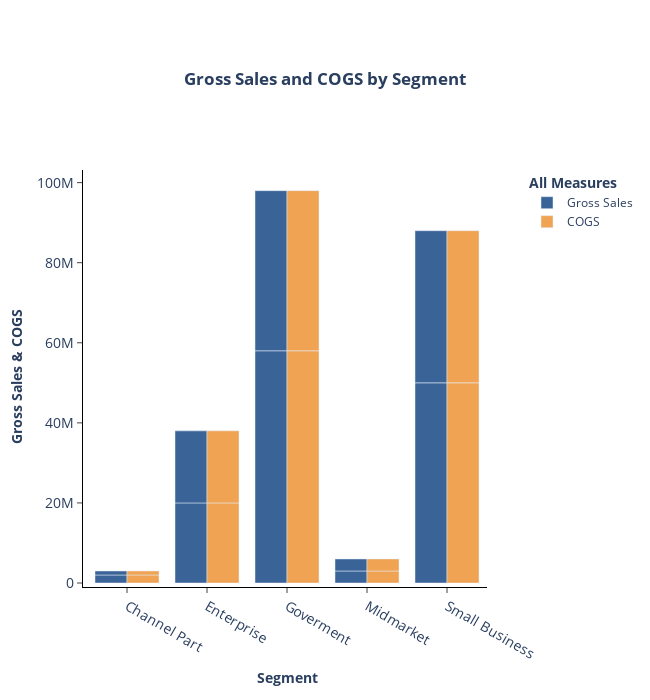

Source (notebook cell):
### Code cell
animals=['giraffes', 'orangutans', 'monkeys']

fig = go.Figure(data=[
    go.Bar(name='Gross Sales', x=df['Segment'], y=df['Gross_Sales_COGS'], marker_color='rgb(58,100,152)'),
    go.Bar(name='COGS', x=df['Segment'], y=df['Gross_Sales_COGS'],  marker_color='rgb(240,163,83)')
])
# Change the bar mode
fig.update_layout(
    title_text='<b>Gross Sales and COGS by Segment',
    title_x=0.5,
    xaxis=dict(
        title='<b>Segment',
        titlefont_size=14,
        tickfont_size=14,
        ticks='outside',
        showline=True,
        linewidth=1,
        linecolor='black'
    ),
    yaxis=dict(
        title='<b>Gross Sales & COGS',
        titlefont_size=14,
        tickfont_size=14,
        ticks='outside',
        showline=True,
        linewidth=1,
        linecolor='black'
    ),
    legend=dict(
        title="<b>All Measures",
        x=1.1,
        y=1,
        bgcolor='rgba(255, 255, 255, 0)',
        bordercolor='rgba(255, 255, 255, 0)'
    ),
    plot_bgcolor='rgba(0,0,0,0)',
    barmode = 'group',
    autosize=False,
    width=650,
    height=700,
    margin=dict(
        l=50,
        r=50,
        b=50,
        t=170,
        pad=4
    ),
)

### Figure 1 — Plotly figure (JSON) as saved in the notebook; plotly's stock layout.template omitted (floating-point values rounded to 4 significant figures)
{"data": [{"marker": {"color": "rgb(58,100,152)"}, "name": "Gross Sales", "type": "bar", "x": ["Channel Part", "Channel Part", "Enterprise", "Enterprise", "Goverment", "Goverment", "Midmarket", "Midmarket", "Small Business", "Small Business"], "y": [2000000, 1000000, 20000000, 18000000, 58000000, 40000000, 3000000, 3000000, 50000000, 38000000]}, {"marker": {"color": "rgb(240,163,83)"}, "name": "COGS", "type": "bar", "x": ["Channel Part", "Channel Part", "Enterprise", "Enterprise", "Goverment", "Goverment", "Midmarket", "Midmarket", "Small Business", "Small Business"], "y": [2000000, 1000000, 20000000, 18000000, 58000000, 40000000, 3000000, 3000000, 50000000, 38000000]}], "layout": {"autosize": false, "barmode": "group", "height": 700, "legend": {"bgcolor": "rgba(255, 255, 255, 0)", "bordercolor": "rgba(255, 255, 255, 0)", "title": {"text": "<b>All Measures"}, "x": 1.1, "y": 1}, "margin": {"b": 50, "l": 50, "pad": 4, "r": 50, "t": 170}, "plot_bgcolor": "rgba(0, 0, 0, 0)", "title": {"text": "<b>Gross Sales and COGS by Segment", "x": 0.5}, "width": 650, "xaxis": {"autorange": true, "linecolor": "black", "linewidth": 1, "range": [-0.5, 4.5], "showline": true, "tickfont": {"size": 14}, "ticks": "outside", "title": {"font": {"size": 14}, "text": "<b>Segment"}, "type": "category"}, "yaxis": {"autorange": true, "linecolor": "black", "linewidth": 1, "range": [0, 103200000.0], "showline": true, "tickfont": {"size": 14}, "ticks": "outside", "title": {"font": {"size": 14}, "text": "<b>Gross Sales & COGS"}, "type": "linear"}}}
